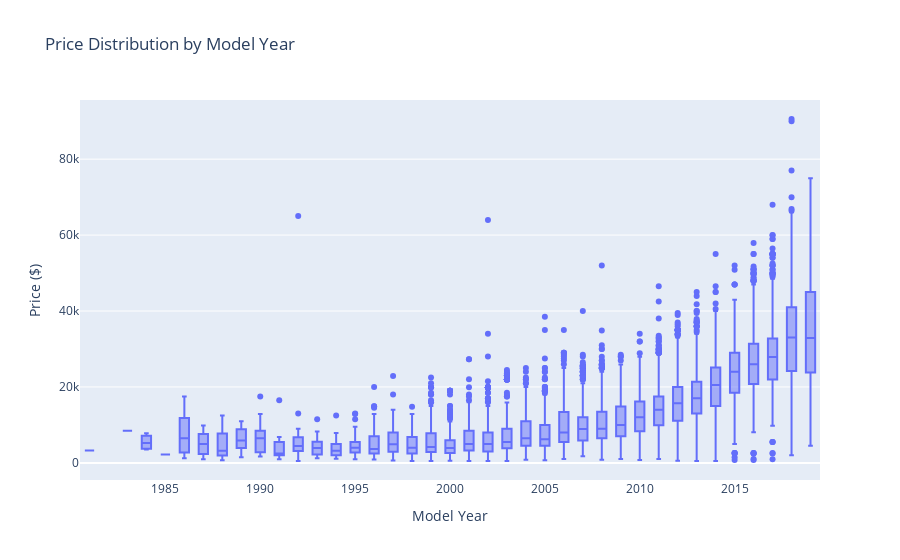

Notebook code cell kept with this figure:
### Markdown cell above
### 3.2. Hypothesis 2: Newer vehicles (model_year) are generally more expensive

### Code cell
import plotly.express as px

fig = px.box(
    df,
    x='model_year',
    y='price',
    title='Price Distribution by Model Year',
    labels={'model_year': 'Model Year', 'price': 'Price ($)'}
)

fig.update_layout(
    xaxis_title='Model Year',
    yaxis_title='Price ($)',
    showlegend=False
)

fig.show()

### Figure 1 — Plotly figure (JSON) as saved in the notebook; plotly's stock layout.template omitted (floating-point values rounded to 4 significant figures; data arrays with more than 128 entries replaced by an {"elided": "..."} marker saying what was removed)
{"data": [{"alignmentgroup": "True", "hovertemplate": "Model Year=%{x}<br>Price ($)=%{y}<extra></extra>", "legendgroup": "", "marker": {"color": "#636efa"}, "name": "", "notched": false, "offsetgroup": "", "orientation": "v", "showlegend": false, "type": "box", "x": {"elided": "14107 int values"}, "x0": " ", "xaxis": "x", "y": {"elided": "14107 int values"}, "y0": " ", "yaxis": "y"}], "layout": {"boxmode": "group", "legend": {"tracegroupgap": 0}, "showlegend": false, "title": {"text": "Price Distribution by Model Year"}, "xaxis": {"anchor": "y", "domain": [0, 1], "title": {"text": "Model Year"}}, "yaxis": {"anchor": "x", "domain": [0, 1], "title": {"text": "Price ($)"}}}}
